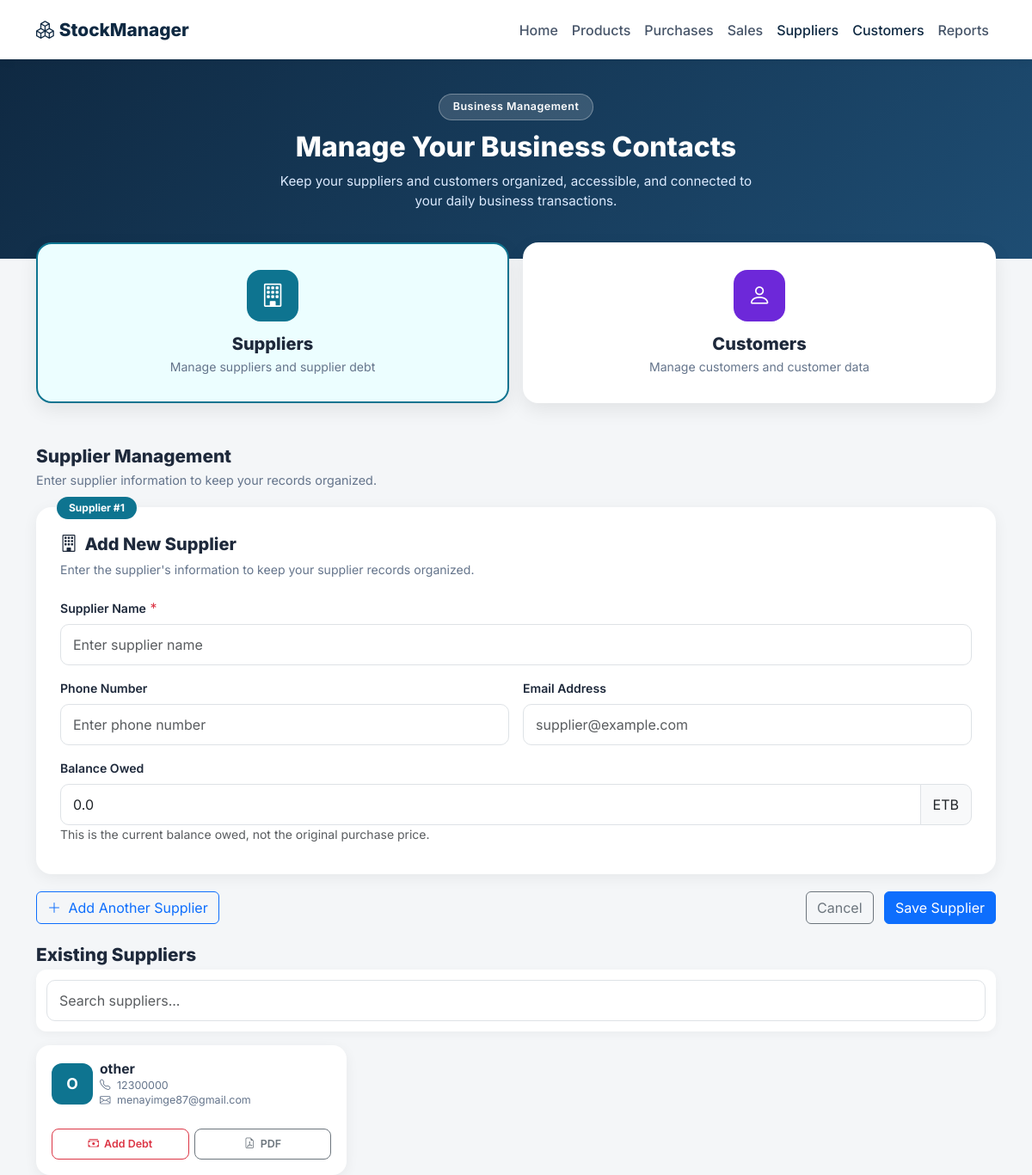
Page /suppliers_customers (signed in) on the earlier database version.
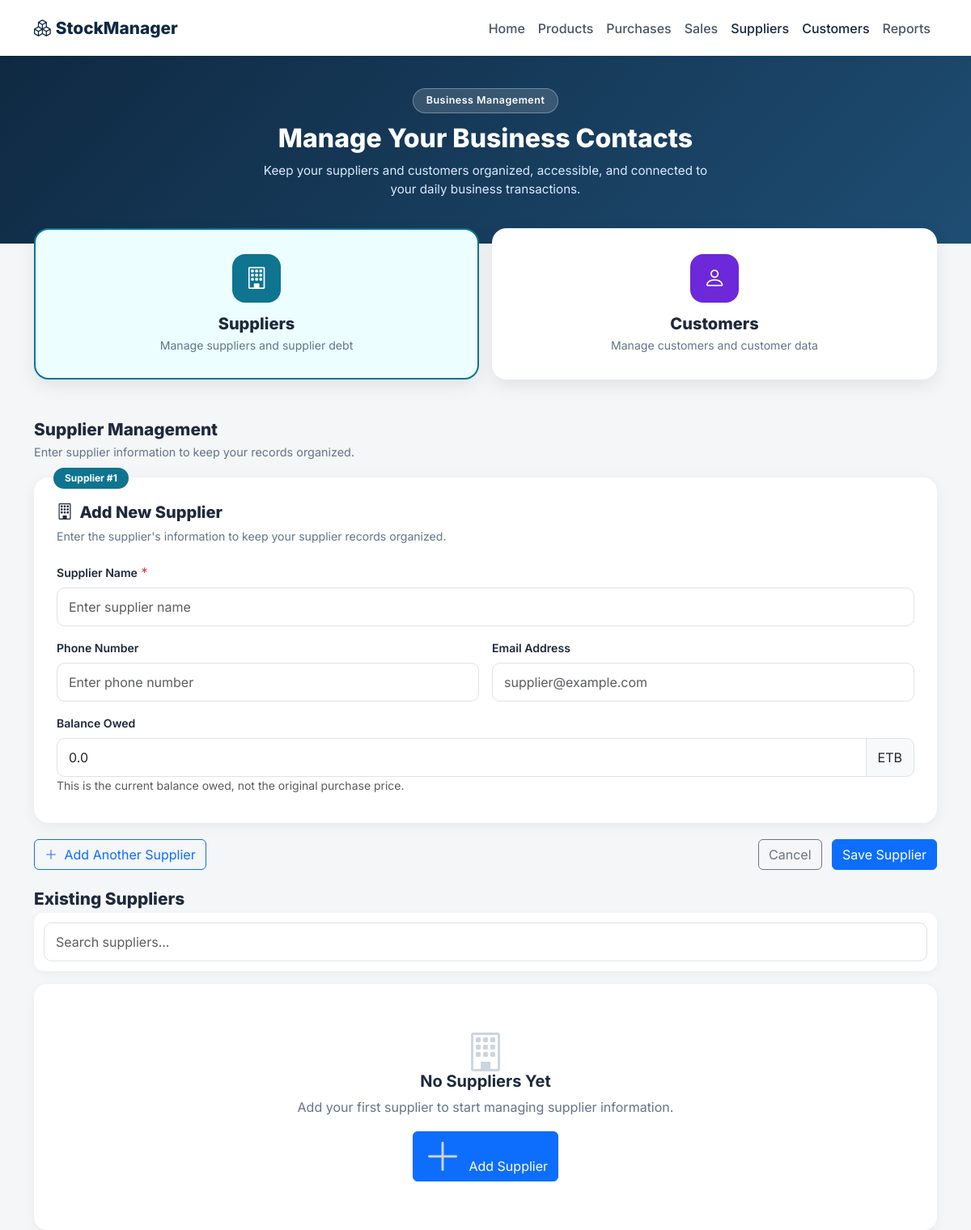
Same page on the later database version.
### main.py (models this page shows)
class Supplier(db.Model):
    id = db.Column(db.Integer, primary_key=True)
    user_id = db.Column(
        db.Integer,
        db.ForeignKey("users.id"),
        nullable=True
    )
    name = db.Column(db.String(100), nullable=False)
    phone = db.Column(db.String(20))
    email = db.Column(db.String(100))
    balance_owed = db.Column(db.Float, default=0.0)
    purchases = db.relationship('Purchase', backref='supplier')

### main.py (the view)
@app.route("/suppliers_customers")
@login_required
@admin_only
def suppliers_customers():
    supplier_form = SupplierForm()
    customer_form = CustomerForm()
    suppliers = Supplier.query.order_by(Supplier.id.desc()).all()
    customers = Customer.query.order_by(Customer.id.desc()).all()
    return render_template(
        "supplier_customer.html",
        supplier_form=supplier_form,
        customer_form=customer_form,
        suppliers=suppliers,
        customers=customers, user_id=current_user.id
    )

### form.py
class SupplierForm(FlaskForm):
    suppliers = FieldList(FormField(SupplierEntryForm), min_entries=1)
    submit = SubmitField("Save Supplier")

class SupplierEntryForm(FlaskForm):
    class Meta:
        csrf = False
    name = StringField(
        "Supplier Name",
        validators=[DataRequired(message="Supplier name is required.")]
    )
    phone = StringField(
        "Phone Number",
        validators=[Optional(), Length(max=20)]
    )
    email = StringField(
        "Email Address",
        validators=[Optional(), Email(message="Enter a valid email address.")]
    )
    balance_owed = FloatField(
        "Balance Owed",
        validators=[Optional()],
        default=0.0
    )

### main.py (called while the page is built)
@login_manager.user_loader
@login_manager.user_loader
def load_user(user_id):
    if user_id == 'None' or user_id is None:  # ✅ handle bad cookie!
        return None
    return User.query.get(int(user_id))

### templates/supplier_customer.html (shortened to what the changed rows need)
<!DOCTYPE html>
<html lang="en">
<head>
<link href="https://cdn.jsdelivr.net/npm/bootstrap@5.3.3/dist/css/bootstrap.min.css"
      rel="stylesheet">
<link rel="stylesheet"
      href="https://cdn.jsdelivr.net/npm/bootstrap-icons@1.11.3/font/bootstrap-icons.min.css">
</head>
<body>
<section class="hero">
    <div class="container">
        <h1>
            Manage Your Business Contacts
        </h1>
    </div>
</section>
<div class="container section-block"
     id="supplierSection">
    <h2 class="section-title">
        Supplier Management
    </h2>
    <form method="POST"
          action="{{url_for('Register_customer_and_supplier')}}"
          novalidate>
        <div id="supplierFormsContainer">
            {% for entry in supplier_form.suppliers %}
            <div class="form-card supplier-form"
                 data-form-index="{{ loop.index }}">
                <span class="form-badge-num">
                    Supplier #{{ loop.index }}
                </span>
                <div class="form-title">
                    <i class="bi bi-building me-1"></i>
                    Add New Supplier
                </div>
                <p class="form-desc">
                    Enter the supplier's information to keep your supplier records organized.
                </p>
                <div class="mb-3">
                    {{ entry.form.name.label(class="form-label") }}
                    <span class="text-danger">*</span>
                    {{ entry.form.name(
                        class="form-control" +
                        (" is-invalid" if entry.form.name.errors else ""),
                        placeholder="Enter supplier name"
                    ) }}
                </div>
                <div class="row g-3 mb-3">
                    <div class="col-md-6">
                        {{ entry.form.phone.label(class="form-label") }}
                        {{ entry.form.phone(
                            class="form-control",
                            placeholder="Enter phone number"
                        ) }}
                    </div>
                    <div class="col-md-6">
                        {{ entry.form.email.label(class="form-label") }}
                        {{ entry.form.email(
                            class="form-control" +
                            (" is-invalid" if entry.form.email.errors else ""),
                            placeholder="supplier@example.com"
                        ) }}
                    </div>
                </div>
                <div class="mb-2">
                    {{ entry.form.balance_owed.label(class="form-label") }}
                    <div class="input-group">
                        {{ entry.form.balance_owed(
                            class="form-control",
                            placeholder="0.00"
                        ) }}
                        <span class="input-group-text">
                            ETB
                        </span>
                    </div>
                    <small class="text-muted">
                        This is the current balance owed,
                        not the original purchase price.
                    </small>
                </div>
            </div>
            {% endfor %}
        </div>
    </form>
    {% if suppliers %}
    <div class="row g-2 g-md-3"
         id="supplierCardsWrapper">
        {% for supplier in suppliers %}
        <div class="col-6 col-md-6 col-lg-4 supplier-record record-column"
             data-search="
                {{ supplier.name|lower }}
                {{ supplier.phone|lower if supplier.phone else '' }}
                {{ supplier.email|lower if supplier.email else '' }}
             ">
            <div class="record-card d-flex flex-column justify-content-between">
                <div>
                    <div class="d-flex align-items-center gap-2 mb-2">
                        <div class="record-avatar avatar-supplier">
                            {{ supplier.name[0]|upper }}
                        </div>
                        <div class="record-info">
                            <div class="record-name">
                                {{ supplier.name }}
                            </div>
                            {% if supplier.phone %}
                            <div class="record-contact">
                                <i class="bi bi-telephone me-1"></i>
                                {{ supplier.phone }}
                            </div>
                            {% endif %}
                            {% if supplier.email %}
                            <div class="record-contact">
                                <i class="bi bi-envelope me-1"></i>
                                {{ supplier.email }}
                            </div>
                            {% endif %}
                        </div>
                    </div>
                </div>
                <div class="record-actions">
                    <a href="#"
                       class="btn btn-outline-danger">
                        <i class="bi bi-cash-stack"></i>
                        Add Debt
                    </a>
                    <a href="#"
                       class="btn btn-outline-secondary">
                        <i class="bi bi-file-earmark-pdf"></i>
                        PDF
                    </a>
                </div>
            </div>
        </div>
        {% endfor %}
    </div>
    {% else %}
    <div class="empty-state">
        <i class="bi bi-building"></i>
        <h5>
            No Suppliers Yet
        </h5>
        <p>
            Add your first supplier to start managing supplier information.
        </p>
        <button class="btn btn-primary"
                onclick="document.querySelector('#supplierFormsContainer input').focus()">
            <i class="bi bi-plus-lg me-1"></i>
            Add Supplier
        </button>
    </div>
    {% endif %}
</div>
</body>
</html>

Differences in the rows shown:
removed Supplier: name "O", name "other", phone "12300000", email "menayimge87@gmail.com"
Other differences:
text now shown: "No Suppliers Yet Add your first supplier to start managing supplier information. Add Supplier"
